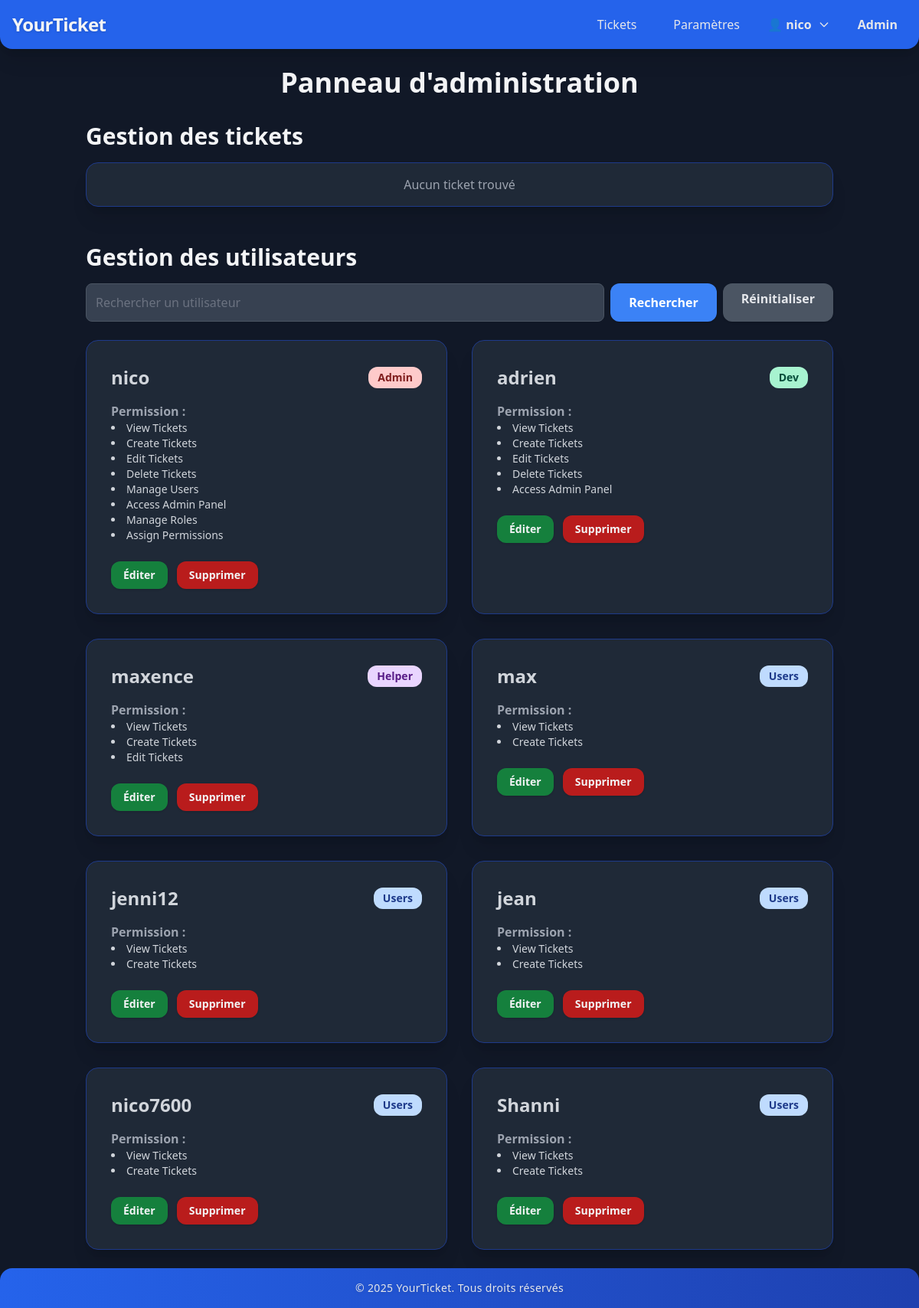
/admin.php (signed in), run on the app's committed database.
### tables this page shows
CREATE TABLE `User_Settings` (
  `user_id` int NOT NULL,
  `setting_key` varchar(50) NOT NULL,
  `setting_value` varchar(255) DEFAULT NULL
);

CREATE TABLE `Users` (
  `Id` int NOT NULL,
  `Role_id` int DEFAULT NULL,
  `Username` varchar(255) NOT NULL,
  `Firstname` varchar(255) NOT NULL,
  `Password` varchar(255) NOT NULL,
  `mail` varchar(255) NOT NULL,
  `Image` varchar(255) DEFAULT NULL,
  `Status` varchar(1) NOT NULL DEFAULT 'Y',
  `Created_at` timestamp NULL DEFAULT CURRENT_TIMESTAMP,
  `Deleted_at` timestamp NULL DEFAULT NULL,
  `Updated_at` timestamp NULL DEFAULT NULL,
  `Created_by` int DEFAULT NULL
);

CREATE TABLE `Roles` (
  `Id` int NOT NULL,
  `Name` varchar(255) NOT NULL,
  `Status` varchar(1) NOT NULL DEFAULT 'N',
  `Created_at` timestamp NULL DEFAULT CURRENT_TIMESTAMP,
  `Updated_at` timestamp NULL DEFAULT NULL,
  `Created_by` int DEFAULT NULL,
  `Updated_by` int DEFAULT NULL,
  `Deleted_at` timestamp NULL DEFAULT NULL
);

### src/php/lang.php (called while the page is built, shortened)
<?php
function getLanguage($db, $user_id = null)
{
    try {
        $stmt = $db->prepare("SELECT setting_value FROM User_Settings WHERE user_id = ? AND setting_key = 'language'");
        $stmt->execute([$user_id]);
        return $stmt->fetchColumn() ?? 'fr';
    } catch (PDOException $e) {
        return 'fr';
    }
}
function getTheme($db, $user_id)
{
    try {
        $stmt = $db->prepare("SELECT setting_value FROM User_Settings WHERE user_id = ? AND setting_key = 'theme'");
        $stmt->execute([$user_id]);
        return $stmt->fetchColumn() ?? 'light';
    } catch (PDOException $e) {
        return 'light';
    }
}
$lang = isset($db) && isset($user_id) ? getLanguage($db, $user_id) : 'en';
function t($key, $translations, $lang = 'en')
{
    global $lang;
    return $translations[$lang][$key] ?? $key;
}

### admin.php (the view, shortened to what this page needs)
<?php
require_once __DIR__ . '/src/php/dbconn.php';
require_once __DIR__ . '/src/php/lang.php';
require_once __DIR__ . '/src/components/header.php';
$user_id = $_SESSION['id'] ?? 0;
$lang = getLanguage($db, $user_id);
$theme = getTheme($db, $user_id);
$currentUserPermissions = [];
if ($user_id > 0) {
    try {
        $stmt = $db->prepare("
            SELECT p.Name
            FROM Users u
            JOIN Roles r ON u.Role_id = r.Id
            JOIN Permission_Roles pr ON r.Id = pr.Role_id
            JOIN Permissions p ON pr.Permission_id = p.Id
            WHERE u.Id = :user_id
        ");
        $stmt->bindValue(':user_id', $user_id);
        $stmt->execute();
        $currentUserPermissions = $stmt->fetchAll(PDO::FETCH_COLUMN);
    } catch (PDOException $e) {
        $currentUserPermissions = [];
    }
}
function hasPermission($permission, $permissions)
{
    return is_array($permissions) && in_array($permission, $permissions);
}
try {
    $queryTickets = $db->query("
        SELECT t.Id, t.Title, u.Username, t.Created_at
        FROM Ticket t
        LEFT JOIN Users u ON t.User_id = u.Id
        WHERE t.Deleted_at IS NULL
        ORDER BY t.Created_at DESC
    ");
    $tickets = $queryTickets->fetchAll(PDO::FETCH_ASSOC);
} catch (PDOException $e) {
    $tickets = [];
}
$sql = "
    SELECT
        u.Id AS user_id,
        u.Username,
        u.Firstname,
        u.mail,
        r.Name AS role_name,
        (SELECT GROUP_CONCAT(p.Name SEPARATOR ', ')
         FROM Permission_Roles pr
         LEFT JOIN Permissions p ON pr.Permission_id = p.Id
         WHERE pr.Role_id = r.Id) AS permissions
    FROM Users u
    JOIN Roles r ON u.Role_id = r.Id
    WHERE u.Deleted_at IS NULL
";
try {
    $queryUsers = $db->prepare($sql);
    $queryUsers->execute();
    $results = $queryUsers->fetchAll();
    $users = [];
    foreach ($results as $row) {
        $id = $row['user_id'];
        $permissions = [];
        if (!empty($row['permissions'])) {
            $permissions = explode(', ', $row['permissions']);
        }
        $users[$id] = [
            'user_id' => $id,
            'username' => $row['Username'],
            'role' => $row['role_name'],
            'permissions' => $permissions
        ];
    }
} catch (PDOException $e) {
    $users = [];
}
?>
<!DOCTYPE html>
<html lang="<?= $lang ?>" class="<?= $theme === 'dark' ? 'dark' : '' ?>">
<head>
</head>
<body class="bg-gray-100 dark:bg-gray-900 text-gray-900 dark:text-gray-100 min-h-screen flex flex-col">
    <div class="container mx-auto p-6 flex-1 flex flex-col">
        <h1 class="text-4xl font-bold mb-8 text-center"><?= t('admin_panel', $translations, $lang) ?></h1>
        <section class="mb-12">
            <h2 class="text-3xl font-semibold mb-4"><?= t('ticket_management', $translations, $lang) ?></h2>
            <div class="overflow-y-auto max-h-[500px] bg-gray-100 dark:bg-gray-800 p-4 rounded-2xl shadow-xl border border-blue-100 dark:border-blue-900">
                <?php if (count($tickets) > 0): ?>
                    <table class="min-w-full rounded-xl overflow-hidden">
                        <thead class="bg-blue-100 dark:bg-blue-900">
                            <tr>
                                <th class="px-4 py-2 text-left">ID</th>
                                <th class="px-4 py-2 text-left"><?= t('title', $translations, $lang) ?></th>
                                <th class="px-4 py-2 text-left"><?= t('user', $translations, $lang) ?></th>
                                <th class="px-4 py-2 text-left"><?= t('created_at', $translations, $lang) ?></th>
                                <th class="px-4 py-2 text-left"><?= t('actions', $translations, $lang) ?></th>
                            </tr>
                        </thead>
                        <tbody>
                            <?php foreach ($tickets as $ticket): ?>
                                <tr class="bg-white dark:bg-gray-900 hover:bg-blue-50 dark:hover:bg-blue-950 border-b transition">
                                    <td class="px-4 py-2 dark:text-gray-300"><?= htmlspecialchars($ticket['Id']) ?></td>
                                    <td class="px-4 py-2 dark:text-gray-300"><?= htmlspecialchars($ticket['Title']) ?></td>
                                    <td class="px-4 py-2 dark:text-gray-300"><?= htmlspecialchars($ticket['Username']) ?></td>
                                    <td class="px-4 py-2 dark:text-gray-300"><?= formatDateFr($ticket['Created_at']) ?></td>
                                    <td class="px-4 py-2">
                                        <a href="ticket_view.php?id=<?= $ticket['Id'] ?>"
                                            class="inline-block bg-blue-600 text-white px-5 py-2 rounded-xl hover:bg-blue-700 transition dark:bg-blue-800 dark:hover:bg-blue-900 font-semibold shadow">
                                            <?= t('view', $translations, $lang) ?>
                                        </a>
                                        <form method="POST" action="admin.php" style="display:inline;" onsubmit="return confirm('Êtes-vous sûr de vouloir supprimer ce ticket ? Cette action est irréversible.');">
                                            <input type="hidden" name="delete_ticket_id" value="<?= $ticket['Id'] ?>">
                                            <button type="submit"
                                                class="inline-block bg-red-500 text-white px-5 py-2 rounded-xl hover:bg-red-600 transition dark:bg-red-700 dark:hover:bg-red-800 font-semibold shadow ml-2">
                                                <?= t('delete', $translations, $lang) ?>
                                            </button>
                                        </form>
                                    </td>
                                </tr>
                            <?php endforeach; ?>
                        </tbody>
                    </table>
                <?php else: ?>
                    <p class="text-center text-gray-500 dark:text-gray-400"><?= t('no_tickets', $translations, $lang) ?></p>
                <?php endif; ?>
            </div>
        </section>
        <section>
            <h2 class="text-3xl font-semibold mb-4"><?= t('user_management', $translations, $lang) ?></h2>
            <form method="GET" class="mb-6 flex gap-2">
                <input type="text" name="search"
                    placeholder="<?= t('search_users', $translations, $lang) ?>"
                    class="flex-1 p-3 rounded-lg border dark:bg-gray-700 dark:border-gray-600">
                <button type="submit" class="bg-blue-500 text-white px-6 py-2 rounded-xl hover:bg-blue-600 transition font-semibold shadow">
                    <?= t('search', $translations, $lang) ?>
                </button>
                <a href="admin.php" class="bg-gray-300 text-gray-700 px-6 py-2 rounded-xl hover:bg-gray-400 transition dark:bg-gray-600 dark:text-gray-200 font-semibold shadow">
                    <?= t('reset', $translations, $lang) ?>
                </a>
            </form>
            <?php if (count($users) > 0 && (hasPermission('Manage Users', $currentUserPermissions) || hasPermission('Admin Access', $currentUserPermissions))): ?>
                <div class="grid grid-cols-1 md:grid-cols-2 gap-8">
                    <?php foreach ($users as $user): ?>
                        <?php
                        $roleName = strtolower($user['role']);
                        switch ($roleName) {
                            case 'admin':
                                $badgeClass = 'bg-red-100 dark:bg-red-200 text-red-700 dark:text-red-900';
                                break;
                            case 'helper':
                                $badgeClass = 'bg-purple-100 dark:bg-purple-200 text-purple-700 dark:text-purple-900';
                                break;
                            case 'dev':
                                $badgeClass = 'bg-emerald-100 dark:bg-emerald-200 text-emerald-700 dark:text-emerald-900';
                                break;
                            default:
                                $badgeClass = 'bg-blue-100 dark:bg-blue-200 text-blue-700 dark:text-blue-900';
                                break;
                        }
                        ?>
                        <div class="bg-white dark:bg-gray-800 p-8 rounded-2xl shadow-xl border border-blue-100 dark:border-blue-900">
                            <div class="flex justify-between items-center">
                                <h3 class="text-2xl font-bold dark:text-gray-300"><?= htmlspecialchars($user['username']) ?></h3>
                                <span class="px-3 py-1 rounded-xl text-sm font-semibold <?= $badgeClass; ?>">
                                    <?= htmlspecialchars($user['role']) ?>
                                </span>
                            </div>
                            <div class="mt-4">
                                <p class="font-semibold dark:text-gray-400"><?= t('permissions', $translations, $lang) ?> :</p>
                                <ul class="list-disc list-inside text-sm dark:text-gray-300">
                                    <?php foreach ($user['permissions'] as $permission): ?>
                                        <li><?= htmlspecialchars($permission) ?></li>
                                    <?php endforeach; ?>
                                </ul>
                            </div>
                            <div class="mt-6 space-x-2">
                                <a href="edit_user.php?id=<?= $user['user_id'] ?>"
                                    class="px-4 py-2 bg-green-500 rounded-xl hover:bg-green-600 text-sm inline-block dark:bg-green-700 dark:hover:bg-green-800 font-semibold shadow">
                                    <?= t('edit', $translations, $lang) ?>
                                </a>
                                <a href="delete_user.php?id=<?= $user['user_id'] ?>"
                                    class="px-4 py-2 bg-red-500 rounded-xl hover:bg-red-600 text-sm inline-block dark:bg-red-700 dark:hover:bg-red-800 font-semibold shadow">
                                    <?= t('delete', $translations, $lang) ?>
                                </a>
                            </div>
                        </div>
                    <?php endforeach; ?>
                </div>
            <?php else: ?>
                <p class="text-center text-gray-500 dark:text-gray-400"><?= t('no_users_permission', $translations, $lang) ?></p>
            <?php endif; ?>
        </section>
    </div>
    <?php require_once 'src/components/footer.php'; ?>
</body>
</html>

### src/components/header.php (shortened to what this page needs)
<?php
$isAdmin = isset($_SESSION['role_id']) && in_array($_SESSION['role_id'], [1, 3, 4]);
require_once __DIR__ . '/../php/dbconn.php';
require_once __DIR__ . '/../php/lang.php';
$lang = 'fr';
if (isset($_SESSION['id'])) {
    $lang = getLanguage($db, $_SESSION['id']);
}
?>
<script src="https://cdn.tailwindcss.com?plugins=forms"></script>
<nav class="bg-blue-600 p-4 shadow-xl rounded-b-2xl">
  <div class="max-w-7xl mx-auto flex justify-between items-center">
    <h1 class="text-white dark:text-gray-100 text-2xl font-extrabold tracking-tight drop-shadow">
      <a href="index.php" class="hover:text-yellow-300 dark:hover:text-yellow-400 transition-colors">
        <?= t('YourTicket', $translations, $lang) ?>
      </a>
    </h1>
    <ul class="flex space-x-6 text-white dark:text-gray-200 items-center">
      <li>
        <a href="yourticket.php" class="hover:bg-blue-700 dark:hover:bg-blue-900 px-3 py-1 rounded-lg transition-colors font-medium">
          <?= t('Tickets', $translations, $lang) ?>
        </a>
      </li>
      <li>
        <a href="param.php" class="hover:bg-blue-700 dark:hover:bg-blue-900 px-3 py-1 rounded-lg transition-colors font-medium">
          <?= t('Settings', $translations, $lang) ?>
        </a>
      </li>
      <?php if(isset($_SESSION['fname'])) : ?>
        <li class="relative group" id="profile-menu">
          <button class="flex items-center space-x-2 hover:text-yellow-300 transition-colors focus:outline-none font-semibold">
            <span>👤 <?= htmlspecialchars($_SESSION['fname']) ?></span>
            <svg class="w-4 h-4" fill="none" stroke="currentColor" viewBox="0 0 24 24">
              <path stroke-linecap="round" stroke-linejoin="round" stroke-width="2" d="M19 9l-7 7-7-7"/>
            </svg>
          </button>
        </li>
        <?php if($isAdmin): ?>
          <li>
            <a href="admin.php" class="hover:bg-red-700 dark:hover:bg-red-900 px-3 py-1 rounded-lg transition-colors font-bold">
              <?= t('Admin', $translations, $lang) ?>
            </a>
          </li>
        <?php endif; ?>
      <?php endif; ?>
    </ul>
  </div>
</nav>

### src/components/footer.php
<?php
require_once __DIR__ . '/../php/dbconn.php';
require_once __DIR__ . '/../php/lang.php';
$lang = 'fr';
if (isset($_SESSION['id'])) {
    $lang = getLanguage($db, $_SESSION['id']);
}
?>
<footer class="bg-gradient-to-r from-blue-600 to-blue-800 p-4 shadow-xl rounded-t-2xl mt-auto">
    <div class="max-w-7xl mx-auto text-center">
        <p class="text-white dark:text-gray-200 text-sm tracking-wide font-medium drop-shadow">
            © <?= date('Y') ?> YourTicket. <?= t('all_rights_reserved', $translations, $lang) ?>
        </p>
    </div>
</footer>

### data on the page
user_settings: setting_value "YourTicket", setting_value "Tickets", setting_value "Paramètres", setting_value "Admin", setting_value "Panneau d'administration", setting_value "Gestion des tickets", setting_value "Aucun ticket trouvé", setting_value "Gestion des utilisateurs", search "Rechercher un utilisateur", setting_value "Rechercher", setting_value "Réinitialiser", setting_value "Permission", setting_value "Éditer", setting_value "Supprimer", setting_value "Tous droits réservés"
users: Username "nico", Role.Name "Admin", permission "View Tickets", permission "Create Tickets", permission "Edit Tickets", permission "Delete Tickets", permission "Manage Users", permission "Access Admin Panel", permission "Manage Roles", permission "Assign Permissions"
users: Username "adrien", Role.Name "Dev", permission "View Tickets", permission "Create Tickets", permission "Edit Tickets", permission "Delete Tickets", permission "Access Admin Panel"
users: Username "maxence", Role.Name "Helper", permission "View Tickets", permission "Create Tickets", permission "Edit Tickets"
users: Username "max", Role.Name "Users", permission "View Tickets", permission "Create Tickets"
users: Username "jenni12", Role.Name "Users", permission "View Tickets", permission "Create Tickets"
users: Username "jean", Role.Name "Users", permission "View Tickets", permission "Create Tickets"
users: Username "nico7600", Role.Name "Users", permission "View Tickets", permission "Create Tickets"
users: Username "Shanni", Role.Name "Users", permission "View Tickets", permission "Create Tickets"

### other printed values
$_SESSION['fname'] "nico"
